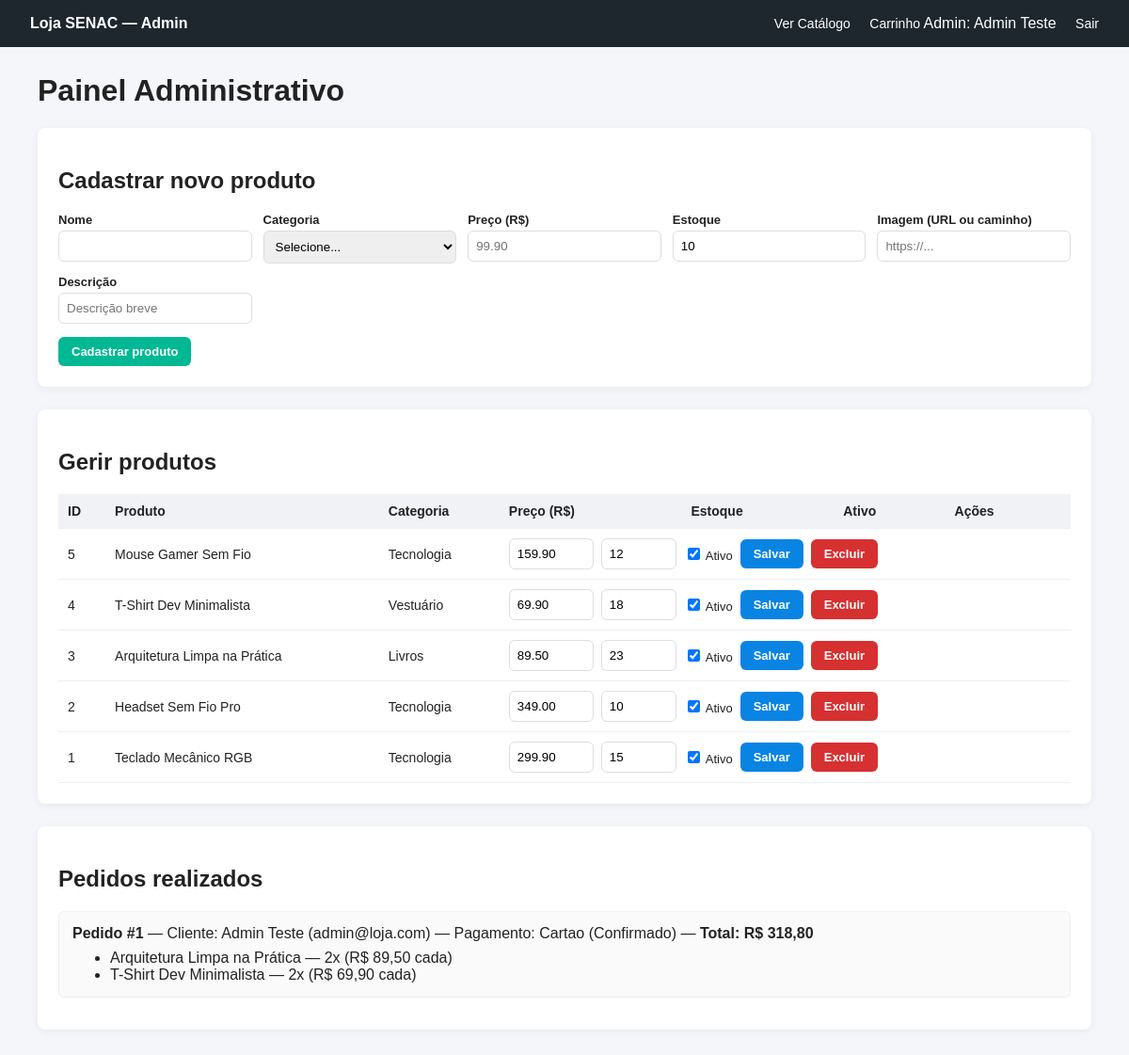
The app's page /admin/index.php (signed in) with its own data.
### tables this page shows
CREATE TABLE `pedidos` (
  `id` int(10) UNSIGNED NOT NULL,
  `utilizador_id` int(10) UNSIGNED NOT NULL,
  `metodo_pagamento` enum('PIX','Boleto','Cartao') NOT NULL,
  `status_pagamento` enum('Pendente','Confirmado') NOT NULL DEFAULT 'Confirmado',
  `total` decimal(10,2) NOT NULL,
  `criado_em` timestamp NOT NULL DEFAULT current_timestamp()
);

CREATE TABLE `utilizadores` (
  `id` int(10) UNSIGNED NOT NULL,
  `nome` varchar(120) NOT NULL,
  `email` varchar(160) NOT NULL,
  `senha_hash` varchar(255) NOT NULL,
  `perfil` enum('cliente','admin') NOT NULL DEFAULT 'cliente',
  `criado_em` timestamp NOT NULL DEFAULT current_timestamp()
);

CREATE TABLE `produtos` (
  `id` int(10) UNSIGNED NOT NULL,
  `categoria_id` int(10) UNSIGNED NOT NULL,
  `nome` varchar(150) NOT NULL,
  `descricao` text NOT NULL,
  `preco` decimal(10,2) NOT NULL,
  `estoque` int(11) NOT NULL DEFAULT 0,
  `imagem` varchar(255) NOT NULL DEFAULT 'https://placehold.co/600x400',
  `ativo` tinyint(1) NOT NULL DEFAULT 1,
  `criado_em` timestamp NOT NULL DEFAULT current_timestamp()
);

CREATE TABLE `categorias` (
  `id` int(10) UNSIGNED NOT NULL,
  `nome` varchar(100) NOT NULL,
  `slug` varchar(120) NOT NULL
);

CREATE TABLE `pedido_itens` (
  `id` int(10) UNSIGNED NOT NULL,
  `pedido_id` int(10) UNSIGNED NOT NULL,
  `produto_id` int(10) UNSIGNED NOT NULL,
  `quantidade` int(11) NOT NULL,
  `preco_unitario` decimal(10,2) NOT NULL
);

### admin/index.php (the view, shortened to what this page needs)
<?php
require_once __DIR__ . '/../config/db.php';
$utilizador = $_SESSION['utilizador'] ?? null;
$produtos = $pdo->query("
    SELECT p.id, p.nome, p.descricao, p.preco, p.estoque, p.imagem, p.ativo, c.nome AS categoria_nome
    FROM produtos p
    LEFT JOIN categorias c ON c.id = p.categoria_id
    ORDER BY p.id DESC
")->fetchAll();
$pedidos = $pdo->query("
    SELECT p.id, p.metodo_pagamento, p.status_pagamento, p.total, p.criado_em, u.nome AS cliente_nome, u.email AS cliente_email
    FROM pedidos p
    INNER JOIN utilizadores u ON u.id = p.utilizador_id
    ORDER BY p.id DESC
")->fetchAll();
$itensPorPedido = [];
if (!empty($pedidos)) {
    $stmtItens = $pdo->query("
        SELECT pi.pedido_id, pi.quantidade, pi.preco_unitario, pr.nome AS produto_nome
        FROM pedido_itens pi
        INNER JOIN produtos pr ON pr.id = pi.produto_id
        ORDER BY pi.id ASC
    ");
    foreach ($stmtItens->fetchAll() as $rowItem) {
        $itensPorPedido[(int) $rowItem['pedido_id']][] = $rowItem;
    }
}
?>
<!DOCTYPE html>
<html lang="pt-PT">
<head>
</head>
<body>
    <header>
        <strong>Loja SENAC — Admin</strong>
        <nav>
            <a href="../index.php">Ver Catálogo</a>
            <a href="../carrinho.php">Carrinho</a>
            <span>Admin: <?= htmlspecialchars($utilizador['nome']) ?></span>
            <a href="../logout.php">Sair</a>
        </nav>
    </header>
    <main class="container">
        <h1>Painel Administrativo</h1>
        <section class="card">
            <h2>Cadastrar novo produto</h2>
            <form method="POST" action="index.php">
                <div class="grid-form">
                    <div>
                        <label for="nome">Nome</label>
                        <input type="text" id="nome" name="nome" required>
                    </div>
                    <div>
                        <label for="categoria_id">Categoria</label>
                        <select id="categoria_id" name="categoria_id" required>
                            <option value="">Selecione...</option>
                        </select>
                    </div>
                    <div>
                        <label for="preco">Preço (R$)</label>
                        <input type="text" id="preco" name="preco" placeholder="99.90" required>
                    </div>
                    <div>
                        <label for="estoque">Estoque</label>
                        <input type="number" id="estoque" name="estoque" min="0" value="10" required>
                    </div>
                    <div>
                        <label for="imagem">Imagem (URL ou caminho)</label>
                        <input type="text" id="imagem" name="imagem" placeholder="https://...">
                    </div>
                    <div>
                        <label for="descricao">Descrição</label>
                        <input type="text" id="descricao" name="descricao" placeholder="Descrição breve">
                    </div>
                </div>
                <div style="margin-top: 14px;">
                    <button class="btn" type="submit">Cadastrar produto</button>
                </div>
            </form>
        </section>
        <section class="card">
            <h2>Gerir produtos</h2>
            <table>
                <thead>
                    <tr>
                        <th>ID</th>
                        <th>Produto</th>
                        <th>Categoria</th>
                        <th>Preço (R$)</th>
                        <th>Estoque</th>
                        <th>Ativo</th>
                        <th>Ações</th>
                    </tr>
                </thead>
                <tbody>
                    <?php foreach ($produtos as $prod): ?>
                        <tr>
                            <td><?= (int) $prod['id'] ?></td>
                            <td><?= htmlspecialchars($prod['nome']) ?></td>
                            <td><?= htmlspecialchars($prod['categoria_nome'] ?? 'Sem categoria') ?></td>
                            <td colspan="4">
                                <form method="POST" action="index.php" style="display: flex; gap: 8px; align-items: center; flex-wrap: wrap;">
                                    <input type="text" name="preco" value="<?= number_format((float) $prod['preco'], 2, '.', '') ?>" style="width: 90px;" required>
                                    <input type="number" name="estoque" min="0" value="<?= (int) $prod['estoque'] ?>" style="width: 80px;" required>
                                    <label style="margin: 0; font-weight: normal;">
                                        <input type="checkbox" name="ativo" value="1" <?= (int) $prod['ativo'] === 1 ? 'checked' : '' ?>> Ativo
                                    </label>
                                    <button class="btn btn-azul" type="submit">Salvar</button>
                                    <a class="btn btn-perigo" href="index.php?excluir=<?= (int) $prod['id'] ?>" onclick="return confirm('Excluir este produto?');">Excluir</a>
                                </form>
                            </td>
                        </tr>
                    <?php endforeach; ?>
                </tbody>
            </table>
        </section>
        <section class="card">
            <h2>Pedidos realizados</h2>
            <?php if (empty($pedidos)): ?>
                <p>Ainda não existem pedidos registados.</p>
            <?php else: ?>
                <?php foreach ($pedidos as $ped): ?>
                    <div class="pedido-box">
                        <strong>Pedido #<?= (int) $ped['id'] ?></strong> —
                        Cliente: <?= htmlspecialchars($ped['cliente_nome']) ?> (<?= htmlspecialchars($ped['cliente_email']) ?>) —
                        Pagamento: <?= htmlspecialchars($ped['metodo_pagamento']) ?> (<?= htmlspecialchars($ped['status_pagamento']) ?>) —
                        <strong>Total: R$ <?= number_format((float) $ped['total'], 2, ',', '.') ?></strong>
                        <ul style="margin: 8px 0 0 0;">
                            <?php foreach ($itensPorPedido[(int) $ped['id']] ?? [] as $it): ?>
                                <li>
                                    <?= htmlspecialchars($it['produto_nome']) ?> — <?= (int) $it['quantidade'] ?>x
                                    (R$ <?= number_format((float) $it['preco_unitario'], 2, ',', '.') ?> cada)
                                </li>
                            <?php endforeach; ?>
                        </ul>
                    </div>
                <?php endforeach; ?>
            <?php endif; ?>
        </section>
    </main>
</body>
</html>

### admin/index.php (style rules this page uses)
body { font-family: Arial, sans-serif; margin: 0; background: #f5f6fa; color: #222; }
header { background: #1e272e; color: #fff; padding: 16px 32px; display: flex; justify-content: space-between; align-items: center; }
header a { color: #fff; text-decoration: none; margin-left: 16px; font-size: 14px; }
.container { max-width: 1120px; margin: 28px auto; padding: 0 20px; }
.card { background: #fff; padding: 22px; border-radius: 8px; box-shadow: 0 2px 8px rgba(0,0,0,0.06); margin-bottom: 24px; }
.grid-form { display: grid; grid-template-columns: repeat(auto-fit, minmax(190px, 1fr)); gap: 12px; }
label { display: block; font-size: 13px; font-weight: bold; margin-bottom: 4px; }
input[type="text"], input[type="number"], select { width: 100%; padding: 8px; border: 1px solid #dcdde1; border-radius: 6px; box-sizing: border-box; }
table { width: 100%; border-collapse: collapse; margin-top: 12px; }
th, td { padding: 10px; text-align: left; border-bottom: 1px solid #eceff1; font-size: 14px; }
th { background: #f1f2f6; }
.btn { display: inline-block; background: #00b894; color: #fff; border: none; padding: 8px 14px; border-radius: 6px; font-weight: bold; text-decoration: none; cursor: pointer; font-size: 13px; }
.btn-azul { background: #0984e3; }
.btn-perigo { background: #d63031; }
.pedido-box { border: 1px solid #eceff1; border-radius: 6px; padding: 14px; margin-bottom: 12px; background: #fafafa; }

### records on screen
pedidos: utilizador.nome "Admin Teste", id "1", utilizador.email "admin@loja.com", metodo_pagamento "Cartao", status_pagamento "Confirmado", total "318,80"
produtos: id "5", nome "Mouse Gamer Sem Fio", categoria.nome "Tecnologia", preco "159.90", estoque "12", ativo "☑"
produtos: id "4", nome "T-Shirt Dev Minimalista", categoria.nome "Vestuário", preco "69.90", estoque "18", ativo "☑"
produtos: id "3", nome "Arquitetura Limpa na Prática", categoria.nome "Livros", preco "89.50", estoque "23", ativo "☑"
produtos: id "2", nome "Headset Sem Fio Pro", categoria.nome "Tecnologia", preco "349.00", estoque "10", ativo "☑"
produtos: id "1", nome "Teclado Mecânico RGB", categoria.nome "Tecnologia", preco "299.90", estoque "15", ativo "☑"
pedido_itens: produto.nome "Arquitetura Limpa na Prática", quantidade "2", preco_unitario "89,50"
pedido_itens: produto.nome "T-Shirt Dev Minimalista", quantidade "2", preco_unitario "69,90"
